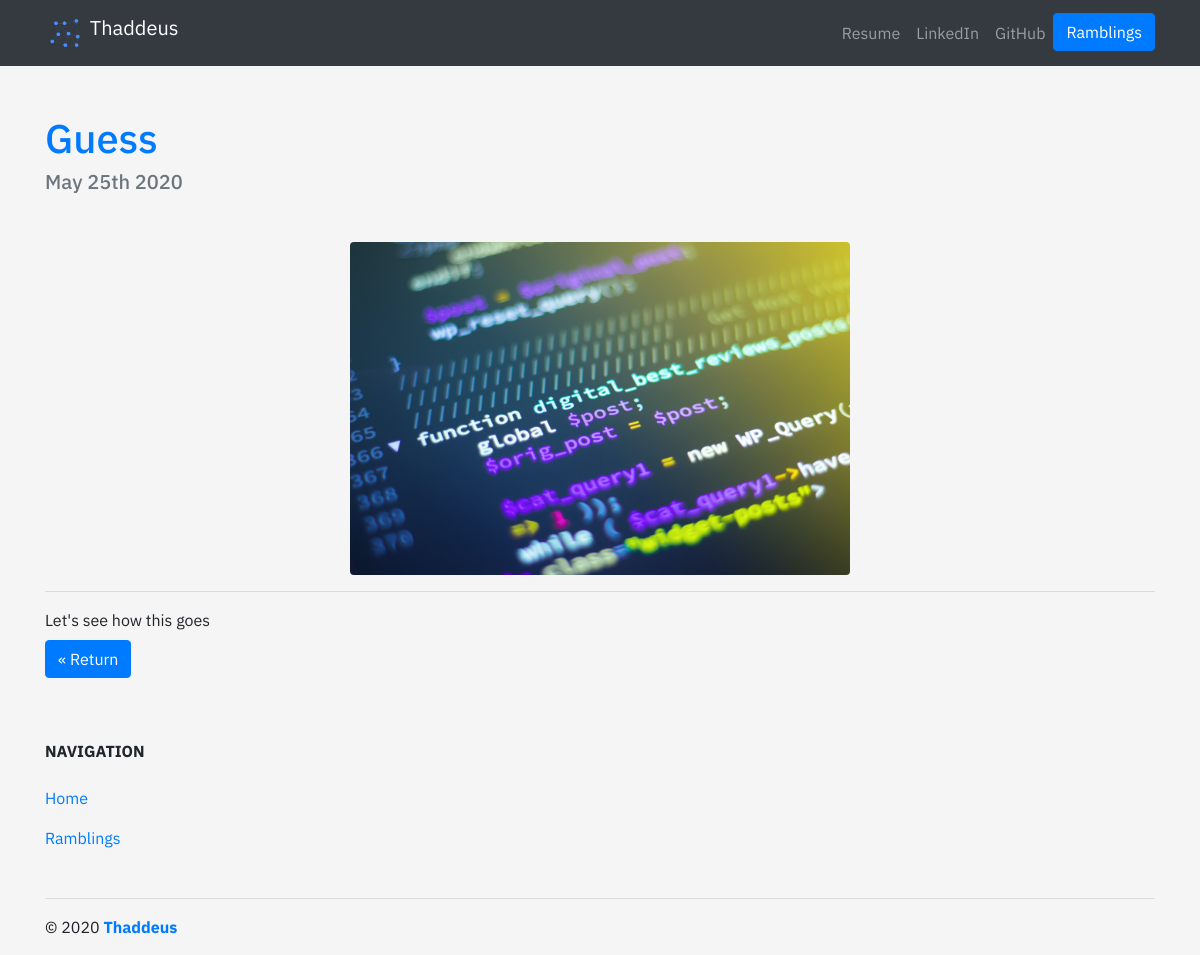
Page /blog/3/ on the committed database.
### blog/models.py (models this page shows, shortened)
class Blog(models.Model):
    title = models.CharField(max_length=200)
    description = models.TextField()
    date = models.DateField()
    category = models.CharField(max_length=100, blank=True)
    image = models.ImageField(upload_to='blog/images/', blank=True)

### blog/views.py (the view)
# urls.py: path('<int:blog_id>/', views.detail, name='detail'),
def detail(request, blog_id):
    blog = get_object_or_404(Blog, pk=blog_id)
    return render(request, 'blog/detail.html', {'blog':blog})

### blog/templates/blog/detail.html
{% extends "portfolio/base.html" %}
{% load static %}
{% block content %}
<div class="container">
<h1 class="text-primary mt-5" id="blogdetailtitle">{{ blog.title }}</h1>
<h5 class="text-muted mb-5">{{ blog.date|date:'F jS Y' }}</h5>
<img class="img-fluid rounded mx-auto d-block" src="{{ blog.image.url }}" width="500"  preserveAspectRatio="xMidYMid slice" focusable="false">
</div>
<div class="container">
<hr>
{{ blog.description|safe }}
<br>
<a class="btn btn-primary my-2" href="{% url 'blog:all_blogs' %}" role="button">&laquo; Return</a>
</div>
{% endblock %}

### portfolio/static/portfolio/custom.css (style rules this page uses)
body { font-family: 'IBM Plex Sans', sans-serif; }
body { background: #F5F5F5 !important; }

### rows in the picture
Blog: title "Guess", date "May 25th 2020", image (picture), description "Let's see how this goes"
